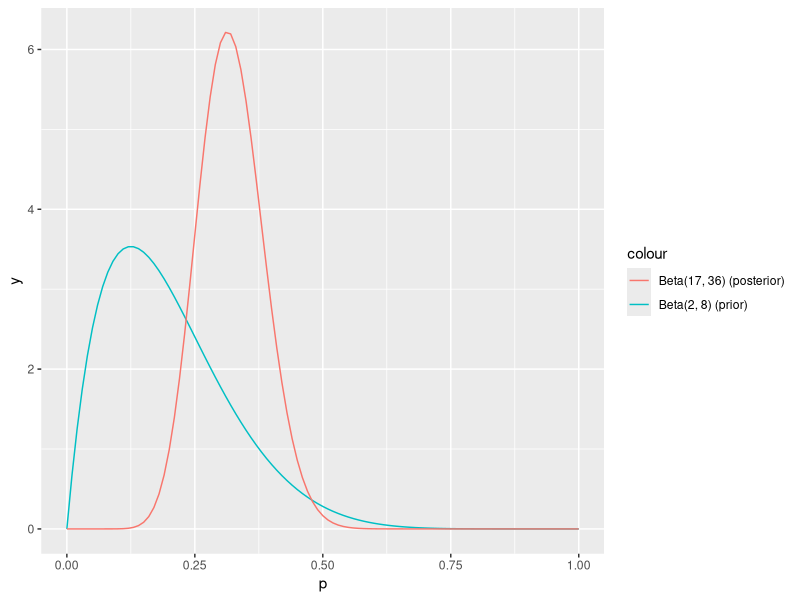
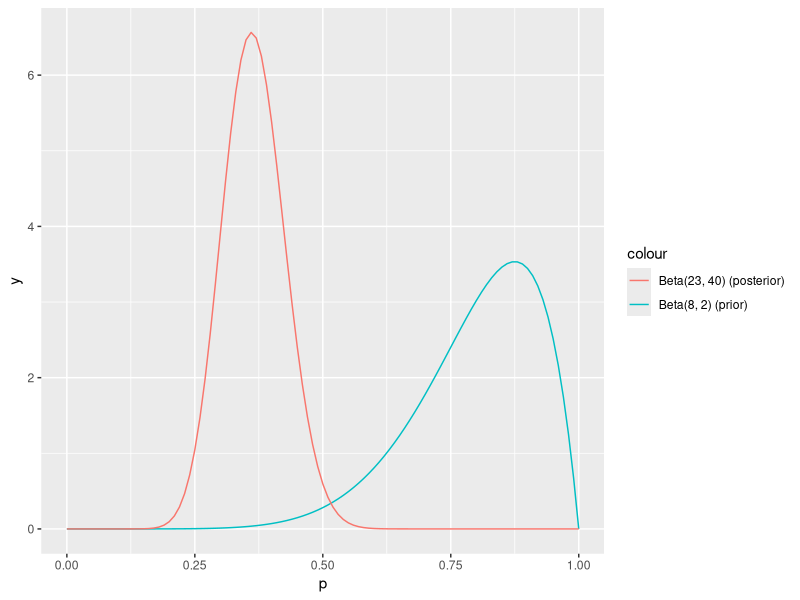
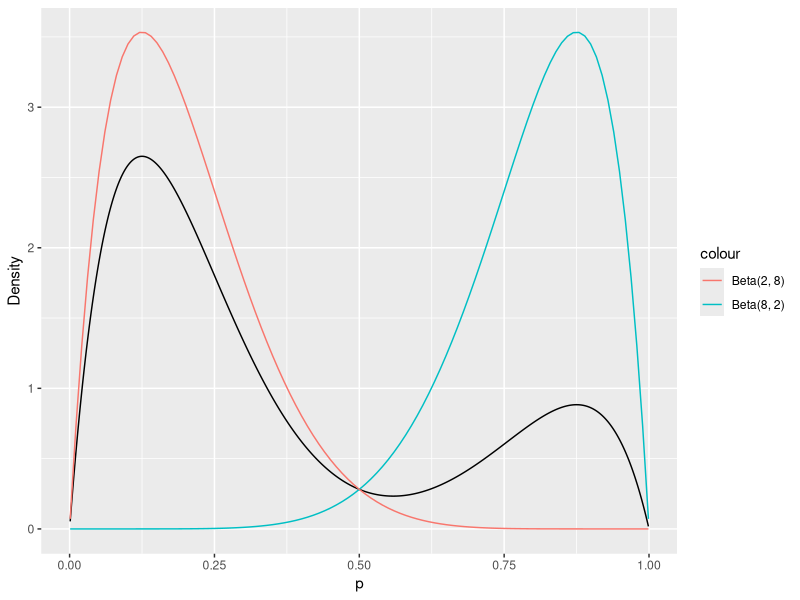

These figures' R source, in order:
## ---- chunk 1

## ---- chunk 2
# If you use the exact solution...
# Here is some sample script to plot multiple Beta densities on the same graph
# Delete "eval=FALSE" above to see output

require(ggplot2)

ggplot(data = data.frame(p = c(0, 1)), aes(p)) + 
  stat_function(fun = dbeta, args = list(shape1 = 2, shape2 = 8), aes(color = "Beta(2, 8) (prior)")) +
  stat_function(fun = dbeta, args = list(shape1 = 17, shape2 = 36), aes(color = "Beta(17, 36) (posterior)"))
  ylab("Density")
## ---- chunk 3
ggplot(data = data.frame(p = c(0, 1)), aes(p)) + 
  stat_function(fun = dbeta, args = list(shape1 = 8, shape2 = 2), aes(color = "Beta(8, 2) (prior)")) +
  stat_function(fun = dbeta, args = list(shape1 = 23, shape2 = 40), aes(color = "Beta(23, 40) (posterior)"))
  ylab("Density")
## ---- chunk 4
# If you use the exact solution...
# Here is some sample script to create density of a 75%-25% mixture Beta prior
# Delete "eval=FALSE" above to see output

p <- seq(0.001, 0.999, length = 1000)
mixture <- 0.75*dbeta(p, 2, 8) + 0.25*dbeta(p, 8, 2)
mixdis = data.frame(p,mixture)
ggplot(mixdis, aes(p,mixture)) + 
  geom_line() + 
  ylab("Density") +
  stat_function(fun = dbeta, args = list(shape1 = 8, shape2 = 2), aes(color = "Beta(8, 2)")) +
  stat_function(fun = dbeta, args = list(shape1 = 2, shape2 = 8), aes(color = "Beta(2, 8)"))
  ylab("Density")
